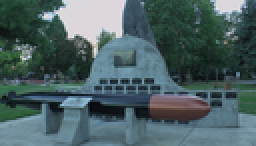
%> input picture StereoPanorama_MertEkici_Codes/Rectification_Disparity/MegaStereoDataset/11080086_l.PNG, 128 x 73 px, shrunk from 1900 x 1080 before the run (shown 2 times larger)
$ octave lab7Stereo.m   (GNU Octave 9; MATLAB toolbox functions it lacks are replaced by stand-ins)
%> lines starting %> are read from the running program, lines starting %| are printed output that depends on the picture
clear all ; close all ; clc;
    img_right = imread(['11080086_l.PNG']);
%> img_right is the input picture: size 73x128x3 uint8; mean R, G, B 75.9, 97.2, 99.2
    img_right = rgb2gray(img_right);
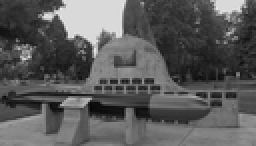
%> img_right: size 73x128 uint8 (shown 2 times larger); min 6, max 235, mean 91.1
    img_right = double(img_right);
%> img_right: size 73x128 double
    [row, column,ch] = size (img_right);
%> row = 73; column = 128; ch = 1
    %img_right = imresize(img_right,[4000,4000])
    img_left = imread('11080086_r.PNG');
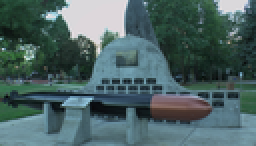
%> input picture StereoPanorama_MertEkici_Codes/Rectification_Disparity/MegaStereoDataset/11080086_r.PNG, 128 x 73 px, shrunk from 1900 x 1080 before the run (shown 2 times larger)
%> img_left is the input picture: size 73x128x3 uint8; mean R, G, B 75.6, 99.2, 99.5
    img_left = rgb2gray(img_left);
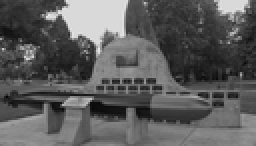
%> img_left: size 73x128 uint8 (shown 2 times larger); min 4, max 232, mean 92.2
    img_left = double(img_left);
%> img_left: size 73x128 double
    %img_left = imresize(img_left,[4000,4000])

    [row, column,ch] = size (img_left);

    k= 9;
    omega = 38;
    offset = omega + k;


    img_L = padarray(img_left,[offset offset],'both');
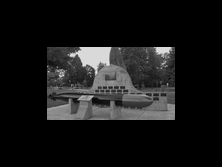
%> img_L: size 167x222 double; min 0, max 232, mean 23.2
    img_R = padarray(img_right,[offset offset],'both');
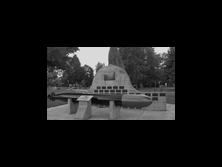
%> img_R: size 167x222 double; min 0, max 235, mean 23
    [ydim,xdim]=size(img_L);
%> ydim = 167; xdim = 222


    for xL = offset+1:1:xdim-offset-1
        for yL = offset+1:1:ydim-offset-1
        dist = [];
        subL =img_L(yL-k:yL+k,xL-k:xL+k);
            for xR = xL:-1:xL-omega
                subR = img_R(yL-k:yL+k,xR-k:xR+k);
                C = sum(sum(-1.*(subL-subR).^2));

                dist=[dist;xL-xR C];
            end
        ind = find(dist(:,2) == max(dist(:,2)));
        d = dist(ind(1),1);
        disparity(yL,xL)=d;
        %disparity=disparity(yL,xL);
        end
    end
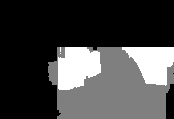
%> disparity: size 119x174 double; min 0, max 2, mean 0.534; drawn with min black and max white

imshow(stereoAnaglyph(uint8(img_L),uint8(img_R)));
%> (this line was passed over: stereoAnaglyph is not available in this run)
% Show disparity map with colorbar
figure; imagesc(uint8(disparity)); colormap jet; colorbar
